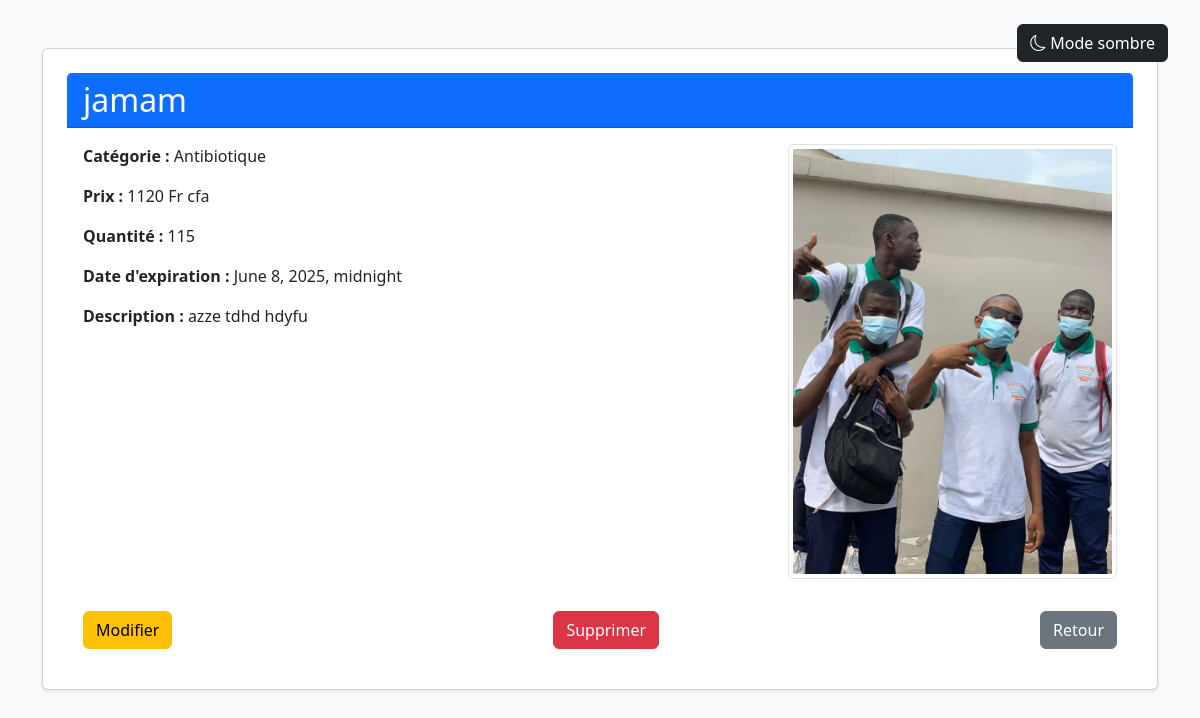
The page /produit/30/ (signed in) on the database its author committed.
### Produits/models.py (models this page shows, shortened)
class Produit(models.Model):
    name = models.CharField(max_length=200)
    category = models.ForeignKey(Category, on_delete=models.CASCADE)
    price = models.IntegerField()
    quantite = models.PositiveIntegerField()
    description = models.TextField()
    date_ajout = models.DateTimeField(auto_now_add=True)
    date_expiration = models.DateTimeField()
    image = models.ImageField(upload_to='produits/', null=True, blank=True)
    class Meta:
        ordering = ['-date_ajout']

class Category(models.Model):
    name = models.CharField(max_length=200)
    def __str__(self):
        return self.name

### Produits/views.py (the view)
# urls.py: path('produit/<int:pk>/', ProduitDetailView.as_view(), name='produit_detail'),
class ProduitDetailView(LoginRequiredMixin, DetailView):
    model = Produit
    template_name = 'produit_detail.html'
    context_object_name = "produit"

### Produits/templates/produit_detail.html (shortened to what this page needs)
{% load static %}
<!DOCTYPE html>
<html lang="fr">
<head>
    <link rel="stylesheet" href="https://cdn.jsdelivr.net/npm/bootstrap@5.3.0/dist/css/bootstrap.min.css">
    <link rel="stylesheet" href="https://cdn.jsdelivr.net/npm/bootstrap-icons@1.11.1/font/bootstrap-icons.css">
</head>
<body class="bg-light">
    <button class="btn btn-dark theme-toggle" id="themeToggle">
        <i class="bi bi-moon"></i> Mode sombre
    </button>
    <div class="container mt-5">
        <div class="card shadow-sm p-4 mb-5 bg-white rounded">
            <div class="card-header bg-primary text-white">
                <h2 class="card-title mb-0">{{ produit.name }}</h2>
            </div>
            <div class="card-body">
                <div class="row">
                    <div class="col-md-8">
                        <p><strong>Catégorie :</strong> {{ produit.category }}</p>
                        <p><strong>Prix :</strong> {{ produit.price }} Fr cfa</p>
                        <p><strong>Quantité :</strong> {{ produit.quantite }}</p>
                        <p><strong>Date d'expiration :</strong> {{ produit.date_expiration }}</p>
                        <p><strong>Description :</strong> {{ produit.description }}</p>
                    </div>
                    <div class="col-md-4">
                        {% if produit.image %}
                        <img src="{{ produit.image.url }}" class="img-thumbnail mb-3 w-100">
                        {% else %}
                        <div class="alert alert-secondary" role="alert">
                            Aucune image disponible
                        </div>
                        {% endif %}
                    </div>
                </div>
                <div class="mt-3 d-flex justify-content-between">
                    <a href="{% url 'modifier' produit.pk %}" class="btn btn-warning me-2">
                        Modifier
                    </a>
                    <a href="{% url 'produit_supprimer' produit.pk %}" class="btn btn-danger me-2">
                        Supprimer
                    </a>
                    <a href="{% url 'produit' %}" class="btn btn-secondary">Retour</a>
                </div>
            </div>
        </div>
    </div>
</body>
</html>

### Produits/templates/produit_detail.html (style rules this page uses)
.theme-toggle { position: fixed; top: 1.5rem; right: 2rem; z-index: 999; }

### rows shown on the page
Produit: name "jamam", category "Antibiotique", price "1120", quantite "115", date_expiration "June 8, 2025, midnight", description "azze tdhd hdyfu", image (picture)
